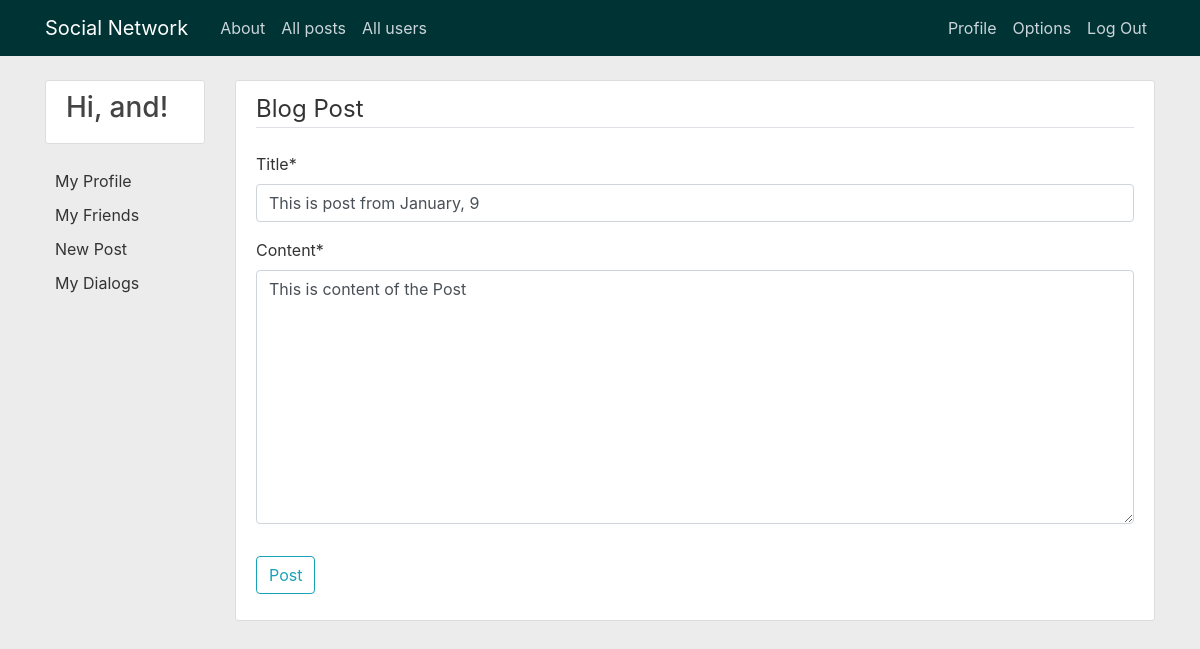
Page /post/2/update/ (signed in) on the committed database.
### blog/models.py (models this page shows, shortened)
class Post(models.Model):
    title = models.CharField(max_length=100)
    content = models.TextField()
    date_posted = models.DateTimeField(default=timezone.now)
    author = models.ForeignKey(User, on_delete=models.CASCADE)

### blog/views.py (the view, shortened to what this page needs)
# urls.py: path('post/<int:pk>/update/', PostUpdateView.as_view(), name='post-update'), #post_form.html
class PostUpdateView(LoginRequiredMixin, UserPassesTestMixin, UpdateView):
    model = Post
    fields = ['title', 'content']
    def test_func(self):
        post = self.get_object()
        if self.request.user == post.author:
            return True
        return False

### blog/templates/blog/post_form.html (shortened to what this page needs)
{% extends "base/base.html" %}
{% load crispy_forms_tags %}
{% block content %}
    <div class="content-section">
        <form method="POST">
            <fieldset class="form-group">
                <legend class="border-bottom mb-4">Blog Post</legend>
                {{ form|crispy }}
            </fieldset>
            <div class="form-group">
                <button class="btn btn-outline-info" type="submit">Post</button>
            </div>
        </form>
    </div>
{% endblock %}

### base/templates/base/base.html (shortened to what this page needs)
{% load static %}
<!DOCTYPE html>
<html lang="en">
<head>
    <link rel="stylesheet" href="https://stackpath.bootstrapcdn.com/bootstrap/4.3.1/css/bootstrap.min.css">
    <link rel="stylesheet" type="text/css" href="{% static 'base/main.css' %}">
    <link rel="stylesheet" type="text/css" href="{% static 'dialogs/dialogs.css' %}">
</head>
<body>
    <header class="site-header">
        <nav class="navbar navbar-expand-md navbar-dark bg-steel fixed-top">
            <div class="container">
                <a class="navbar-brand mr-4" href="{% url 'blog-home' %}">Social Network</a>
                <div class="collapse navbar-collapse" id="navbarToggle">
                    <div class="navbar-nav mr-auto">
                        <a class="nav-item nav-link" href="{% url 'blog-about' %}">About</a>
                        <a class="nav-item nav-link" href="{% url 'blog-home' %}">All posts</a>
                        <a class="nav-item nav-link" href="{% url 'all-users' %}">All users</a>
                    </div>
                    <div class="navbar-nav">
                        {% if user.is_authenticated %}
                            <a class="nav-item nav-link" href="{% url 'profile' request.user.id %}">Profile</a>
                            <a class="nav-item nav-link" href="{% url 'options' %}">Options</a>
                            <a class="nav-item nav-link" href="{% url 'logout' %}">Log Out</a>
                        {% else %}
                            <a class="nav-item nav-link" href="{% url 'login' %}">Login</a>
                            <a class="nav-item nav-link" href="{% url 'register' %}">Register</a>
                        {% endif %}
                    </div>
                </div>
            </div>
        </nav>
    </header>
    <main role="main" class="container">
        <div class="row">
            <div class="col-md-2">
                {% if user.is_authenticated %}
                <div class="content-section">
                    <h3>Hi, {{ user.username }}!</h3>
                </div>
                <div class="menu">
                    <div class="menu-item" onclick="location.href='{% url 'profile' user.id %}'">
                        My Profile
                    </div>
                    <div class="menu-item" onclick="location.href='{% url 'my-friends' %}'">
                        My Friends
                    </div>
                    <div class="menu-item" onclick="location.href='{% url 'post-create' %}'">
                        New Post
                    </div>
                    <div class="menu-item" onclick="location.href='{% url 'dialogs' %}'">
                        My Dialogs
                    </div>
                </div>
                {% else %}
                <div class="content-section">
                    <h3>Please, log in</h3>
                </div>
                {% endif %}
            </div>
            <div class="col-md-10">
                {% block content %}
                {% endblock %}
            </div>
        </div>
    </main>
</body>
</html>

### base/static/base/main.css (style rules this page uses)
body { background: #ececec; color: #333333; margin-top: 5rem; }
h1, h2, h3, h4, h5, h6 { color: #444444; }
.bg-steel { background-color: #003333; }
.site-header .navbar-nav .nav-link { color: #cbd5db; }
.content-section { background: #ffffff; padding: 10px 20px; border: 1px solid #dddddd; border-radius: 3px; margin-bottom: 20px; }
.menu { display: flex; flex-direction: column; }
.menu-item { padding: 5px; padding-left: 10px; cursor: pointer; }

### rows in the picture
Post: title "This is post from January, 9", content "This is content of the Post"

### other values in the picture
{{ user.username }} "and"
